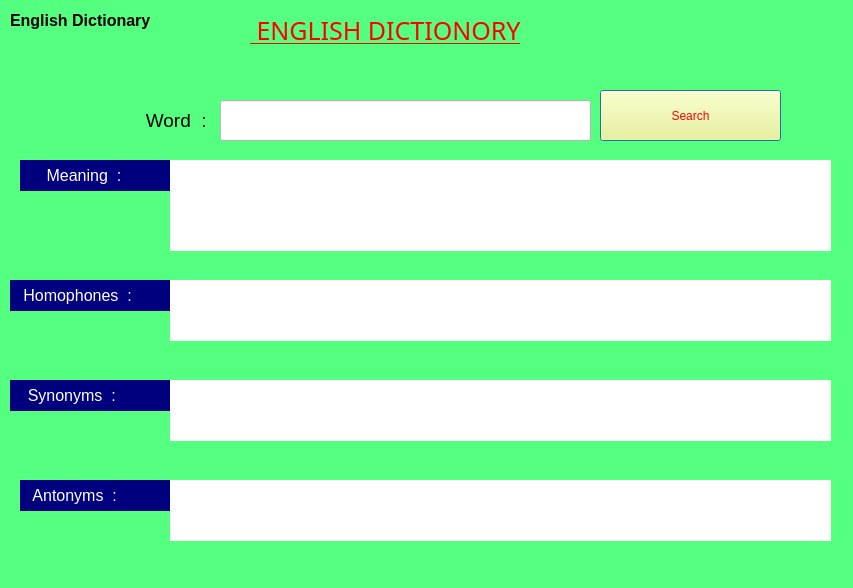
<?xml version="1.0" encoding="UTF-8"?>
<ui version="4.0">
 <class>Dialog</class>
 <widget class="QDialog" name="Dialog">
  <property name="enabled">
   <bool>true</bool>
  </property>
  <property name="geometry">
   <rect>
    <x>0</x>
    <y>0</y>
    <width>853</width>
    <height>588</height>
   </rect>
  </property>
  <property name="windowTitle">
   <string>Dialog</string>
  </property>
  <property name="styleSheet">
   <string notr="true">background-color: rgb(0, 255, 255);
background-color: rgb(85, 255, 127);</string>
  </property>
  <widget class="QLabel" name="label_3">
   <property name="geometry">
    <rect>
     <x>130</x>
     <y>100</y>
     <width>91</width>
     <height>41</height>
    </rect>
   </property>
   <property name="font">
    <font>
     <family>MS Shell Dlg 2</family>
     <pointsize>14</pointsize>
     <weight>9</weight>
     <italic>false</italic>
     <bold>false</bold>
    </font>
   </property>
   <property name="styleSheet">
    <string notr="true">font: 75 14pt &quot;MS Shell Dlg 2&quot;;</string>
   </property>
   <property name="text">
    <string>   Word  :</string>
   </property>
  </widget>
  <widget class="QLabel" name="label_4">
   <property name="geometry">
    <rect>
     <x>10</x>
     <y>380</y>
     <width>161</width>
     <height>31</height>
    </rect>
   </property>
   <property name="font">
    <font>
     <pointsize>12</pointsize>
    </font>
   </property>
   <property name="styleSheet">
    <string notr="true">background-color: rgb(0, 0, 127);
color: rgb(255, 255, 255);</string>
   </property>
   <property name="text">
    <string>    Synonyms  :</string>
   </property>
  </widget>
  <widget class="QLabel" name="label_5">
   <property name="geometry">
    <rect>
     <x>20</x>
     <y>480</y>
     <width>151</width>
     <height>31</height>
    </rect>
   </property>
   <property name="font">
    <font>
     <pointsize>12</pointsize>
    </font>
   </property>
   <property name="styleSheet">
    <string notr="true">background-color: rgb(0, 0, 127);
color: rgb(255, 255, 255);</string>
   </property>
   <property name="text">
    <string>   Antonyms  :</string>
   </property>
  </widget>
  <widget class="QLineEdit" name="word">
   <property name="geometry">
    <rect>
     <x>220</x>
     <y>100</y>
     <width>371</width>
     <height>41</height>
    </rect>
   </property>
   <property name="styleSheet">
    <string notr="true">background-color: rgb(255, 255, 255);
font: 12pt &quot;MS Shell Dlg 2&quot;;</string>
   </property>
  </widget>
  <widget class="QLabel" name="label_8">
   <property name="geometry">
    <rect>
     <x>10</x>
     <y>0</y>
     <width>191</width>
     <height>41</height>
    </rect>
   </property>
   <property name="font">
    <font>
     <pointsize>12</pointsize>
     <weight>75</weight>
     <bold>true</bold>
    </font>
   </property>
   <property name="text">
    <string>English Dictionary</string>
   </property>
  </widget>
  <widget class="QLabel" name="label_9">
   <property name="geometry">
    <rect>
     <x>250</x>
     <y>10</y>
     <width>581</width>
     <height>41</height>
    </rect>
   </property>
   <property name="font">
    <font>
     <family>Rockwell Extra Bold</family>
     <pointsize>19</pointsize>
     <weight>10</weight>
     <italic>false</italic>
     <bold>false</bold>
     <underline>true</underline>
    </font>
   </property>
   <property name="styleSheet">
    <string notr="true">color: rgb(255, 0, 0);
font: 81 19pt &quot;Rockwell Extra Bold&quot;;

text-decoration: underline;</string>
   </property>
   <property name="text">
    <string> ENGLISH DICTIONORY</string>
   </property>
  </widget>
  <widget class="QLabel" name="label_7">
   <property name="geometry">
    <rect>
     <x>20</x>
     <y>160</y>
     <width>151</width>
     <height>31</height>
    </rect>
   </property>
   <property name="font">
    <font>
     <pointsize>12</pointsize>
    </font>
   </property>
   <property name="styleSheet">
    <string notr="true">background-color: rgb(0, 0, 127);
color: rgb(255, 255, 255);</string>
   </property>
   <property name="text">
    <string>      Meaning  :</string>
   </property>
  </widget>
  <widget class="QPushButton" name="b5">
   <property name="geometry">
    <rect>
     <x>600</x>
     <y>90</y>
     <width>181</width>
     <height>51</height>
    </rect>
   </property>
   <property name="styleSheet">
    <string notr="true">font: 20pt &quot;Cooper Black&quot;;

background-color: rgb(255, 255, 127);
color: rgb(255, 0, 0);</string>
   </property>
   <property name="text">
    <string>Search</string>
   </property>
  </widget>
  <widget class="QLabel" name="label_10">
   <property name="geometry">
    <rect>
     <x>10</x>
     <y>280</y>
     <width>161</width>
     <height>31</height>
    </rect>
   </property>
   <property name="font">
    <font>
     <pointsize>12</pointsize>
    </font>
   </property>
   <property name="styleSheet">
    <string notr="true">background-color: rgb(0, 0, 127);
color: rgb(255, 255, 255);</string>
   </property>
   <property name="text">
    <string>   Homophones  :</string>
   </property>
  </widget>
  <widget class="QLabel" name="mean">
   <property name="geometry">
    <rect>
     <x>170</x>
     <y>160</y>
     <width>661</width>
     <height>91</height>
    </rect>
   </property>
   <property name="styleSheet">
    <string notr="true">background-color: rgb(255, 255, 255);
font: 11pt &quot;MS Shell Dlg 2&quot;;</string>
   </property>
   <property name="text">
    <string/>
   </property>
  </widget>
  <widget class="QLabel" name="homo">
   <property name="geometry">
    <rect>
     <x>170</x>
     <y>280</y>
     <width>661</width>
     <height>61</height>
    </rect>
   </property>
   <property name="styleSheet">
    <string notr="true">background-color: rgb(255, 255, 255);
font: 11pt &quot;MS Shell Dlg 2&quot;;</string>
   </property>
   <property name="text">
    <string/>
   </property>
  </widget>
  <widget class="QLabel" name="syno">
   <property name="geometry">
    <rect>
     <x>170</x>
     <y>380</y>
     <width>661</width>
     <height>61</height>
    </rect>
   </property>
   <property name="styleSheet">
    <string notr="true">background-color: rgb(255, 255, 255);
font: 11pt &quot;MS Shell Dlg 2&quot;;</string>
   </property>
   <property name="text">
    <string/>
   </property>
  </widget>
  <widget class="QLabel" name="anto">
   <property name="geometry">
    <rect>
     <x>170</x>
     <y>480</y>
     <width>661</width>
     <height>61</height>
    </rect>
   </property>
   <property name="styleSheet">
    <string notr="true">background-color: rgb(255, 255, 255);
font: 11pt &quot;MS Shell Dlg 2&quot;;</string>
   </property>
   <property name="text">
    <string/>
   </property>
  </widget>
 </widget>
 <resources/>
 <connections/>
</ui>
